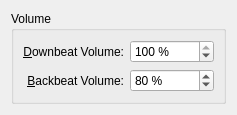
<?xml version="1.0" encoding="UTF-8"?>
<ui version="4.0">
 <class>Settings</class>
 <widget class="QDialog" name="Settings">
  <property name="geometry">
   <rect>
    <x>0</x>
    <y>0</y>
    <width>237</width>
    <height>110</height>
   </rect>
  </property>
  <property name="windowTitle">
   <string>Settings</string>
  </property>
  <layout class="QGridLayout" name="gridLayout_3">
   <item row="0" column="0">
    <widget class="QGroupBox" name="groupBox_Volume">
     <property name="title">
      <string>Volume</string>
     </property>
     <layout class="QGridLayout" name="gridLayout_2">
      <item row="0" column="0">
       <layout class="QGridLayout" name="gridLayout">
        <item row="1" column="1">
         <widget class="QSpinBox" name="spinBox_backbeatVolume">
          <property name="suffix">
           <string> %</string>
          </property>
          <property name="maximum">
           <number>100</number>
          </property>
          <property name="singleStep">
           <number>1</number>
          </property>
          <property name="value">
           <number>80</number>
          </property>
         </widget>
        </item>
        <item row="1" column="0">
         <widget class="QLabel" name="label_backbeatVolume">
          <property name="text">
           <string>&amp;Backbeat Volume:</string>
          </property>
          <property name="alignment">
           <set>Qt::AlignmentFlag::AlignRight|Qt::AlignmentFlag::AlignTrailing|Qt::AlignmentFlag::AlignVCenter</set>
          </property>
          <property name="buddy">
           <cstring>spinBox_backbeatVolume</cstring>
          </property>
         </widget>
        </item>
        <item row="0" column="1">
         <widget class="QSpinBox" name="spinBox_downbeatVolume">
          <property name="suffix">
           <string> %</string>
          </property>
          <property name="maximum">
           <number>100</number>
          </property>
          <property name="singleStep">
           <number>1</number>
          </property>
          <property name="value">
           <number>100</number>
          </property>
         </widget>
        </item>
        <item row="0" column="0">
         <widget class="QLabel" name="label_downbeatVolume">
          <property name="text">
           <string>&amp;Downbeat Volume:</string>
          </property>
          <property name="alignment">
           <set>Qt::AlignmentFlag::AlignRight|Qt::AlignmentFlag::AlignTrailing|Qt::AlignmentFlag::AlignVCenter</set>
          </property>
          <property name="buddy">
           <cstring>spinBox_downbeatVolume</cstring>
          </property>
         </widget>
        </item>
       </layout>
      </item>
     </layout>
    </widget>
   </item>
  </layout>
 </widget>
 <resources/>
 <connections/>
</ui>
